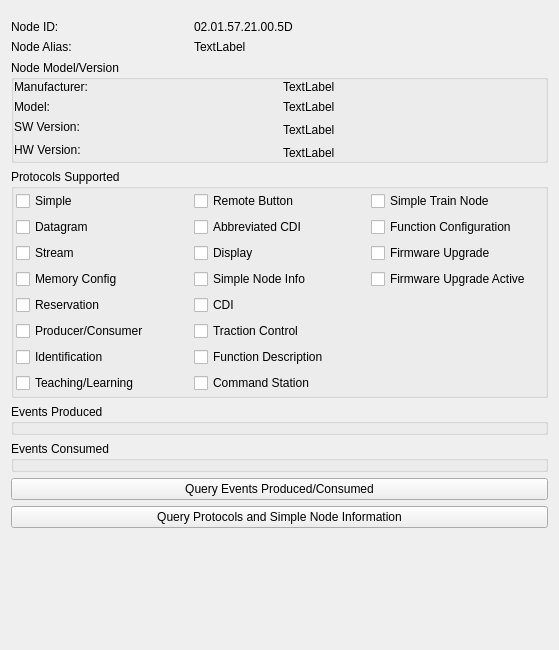
<?xml version="1.0" encoding="UTF-8"?>
<ui version="4.0">
 <class>LCCNodeInformation</class>
 <widget class="QWidget" name="LCCNodeInformation">
  <property name="geometry">
   <rect>
    <x>0</x>
    <y>0</y>
    <width>559</width>
    <height>650</height>
   </rect>
  </property>
  <property name="windowTitle">
   <string>Form</string>
  </property>
  <layout class="QVBoxLayout" name="verticalLayout">
   <item>
    <widget class="QWidget" name="widget" native="true">
     <layout class="QGridLayout" name="gridLayout">
      <property name="leftMargin">
       <number>0</number>
      </property>
      <property name="rightMargin">
       <number>0</number>
      </property>
      <property name="bottomMargin">
       <number>0</number>
      </property>
      <item row="0" column="0">
       <widget class="QLabel" name="label_2">
        <property name="text">
         <string>Node ID:</string>
        </property>
       </widget>
      </item>
      <item row="0" column="1" colspan="2">
       <widget class="QLabel" name="id_label">
        <property name="text">
         <string>02.01.57.21.00.5D</string>
        </property>
       </widget>
      </item>
      <item row="1" column="0">
       <widget class="QLabel" name="label_4">
        <property name="text">
         <string>Node Alias:</string>
        </property>
       </widget>
      </item>
      <item row="1" column="1" colspan="2">
       <widget class="QLabel" name="alias_label">
        <property name="text">
         <string>TextLabel</string>
        </property>
       </widget>
      </item>
     </layout>
    </widget>
   </item>
   <item>
    <widget class="QGroupBox" name="groupBox_2">
     <property name="title">
      <string>Node Model/Version</string>
     </property>
     <layout class="QGridLayout" name="gridLayout_3">
      <property name="leftMargin">
       <number>0</number>
      </property>
      <property name="topMargin">
       <number>0</number>
      </property>
      <property name="rightMargin">
       <number>0</number>
      </property>
      <property name="bottomMargin">
       <number>0</number>
      </property>
      <item row="0" column="0">
       <widget class="QLabel" name="label">
        <property name="text">
         <string>Manufacturer:</string>
        </property>
       </widget>
      </item>
      <item row="0" column="1">
       <widget class="QLabel" name="manufacturerLabel">
        <property name="text">
         <string>TextLabel</string>
        </property>
       </widget>
      </item>
      <item row="1" column="0">
       <widget class="QLabel" name="label_3">
        <property name="text">
         <string>Model:</string>
        </property>
       </widget>
      </item>
      <item row="1" column="1">
       <widget class="QLabel" name="modelLabel">
        <property name="text">
         <string>TextLabel</string>
        </property>
       </widget>
      </item>
      <item row="2" column="0">
       <widget class="QLabel" name="label_5">
        <property name="text">
         <string>SW Version:</string>
        </property>
       </widget>
      </item>
      <item row="2" column="1" rowspan="2">
       <widget class="QLabel" name="swVersionLabel">
        <property name="text">
         <string>TextLabel</string>
        </property>
       </widget>
      </item>
      <item row="3" column="0" rowspan="2">
       <widget class="QLabel" name="label_6">
        <property name="text">
         <string>HW Version:</string>
        </property>
       </widget>
      </item>
      <item row="4" column="1">
       <widget class="QLabel" name="hwVersionLabel">
        <property name="text">
         <string>TextLabel</string>
        </property>
       </widget>
      </item>
     </layout>
    </widget>
   </item>
   <item>
    <widget class="QGroupBox" name="groupBox">
     <property name="title">
      <string>Protocols Supported</string>
     </property>
     <layout class="QGridLayout" name="gridLayout_2">
      <property name="leftMargin">
       <number>2</number>
      </property>
      <property name="topMargin">
       <number>2</number>
      </property>
      <property name="rightMargin">
       <number>2</number>
      </property>
      <property name="bottomMargin">
       <number>2</number>
      </property>
      <item row="4" column="0">
       <widget class="QCheckBox" name="reservation">
        <property name="text">
         <string>Reservation</string>
        </property>
       </widget>
      </item>
      <item row="7" column="0">
       <widget class="QCheckBox" name="teachingLearning">
        <property name="text">
         <string>Teaching/Learning</string>
        </property>
       </widget>
      </item>
      <item row="2" column="2">
       <widget class="QCheckBox" name="firmwareUpgrade">
        <property name="text">
         <string>Firmware Upgrade</string>
        </property>
        <property name="checkable">
         <bool>true</bool>
        </property>
       </widget>
      </item>
      <item row="1" column="2">
       <widget class="QCheckBox" name="functionConfiguration">
        <property name="text">
         <string>Function Configuration</string>
        </property>
        <property name="checkable">
         <bool>true</bool>
        </property>
       </widget>
      </item>
      <item row="2" column="1">
       <widget class="QCheckBox" name="display">
        <property name="text">
         <string>Display</string>
        </property>
       </widget>
      </item>
      <item row="0" column="1">
       <widget class="QCheckBox" name="remoteButton">
        <property name="text">
         <string>Remote Button</string>
        </property>
       </widget>
      </item>
      <item row="1" column="0">
       <widget class="QCheckBox" name="datagram">
        <property name="text">
         <string>Datagram</string>
        </property>
       </widget>
      </item>
      <item row="6" column="1">
       <widget class="QCheckBox" name="functionDescription">
        <property name="text">
         <string>Function Description</string>
        </property>
       </widget>
      </item>
      <item row="0" column="0">
       <widget class="QCheckBox" name="simpleProtocol">
        <property name="mouseTracking">
         <bool>false</bool>
        </property>
        <property name="focusPolicy">
         <enum>Qt::NoFocus</enum>
        </property>
        <property name="text">
         <string>Simple</string>
        </property>
       </widget>
      </item>
      <item row="5" column="0">
       <widget class="QCheckBox" name="producerConsumer">
        <property name="text">
         <string>Producer/Consumer</string>
        </property>
       </widget>
      </item>
      <item row="3" column="1">
       <widget class="QCheckBox" name="simpleNodeInfo">
        <property name="text">
         <string>Simple Node Info</string>
        </property>
       </widget>
      </item>
      <item row="3" column="2">
       <widget class="QCheckBox" name="firmwareUpgradeActive">
        <property name="text">
         <string>Firmware Upgrade Active</string>
        </property>
        <property name="checkable">
         <bool>true</bool>
        </property>
       </widget>
      </item>
      <item row="5" column="1">
       <widget class="QCheckBox" name="tractionControl">
        <property name="text">
         <string>Traction Control</string>
        </property>
       </widget>
      </item>
      <item row="3" column="0">
       <widget class="QCheckBox" name="memoryConfig">
        <property name="text">
         <string>Memory Config</string>
        </property>
       </widget>
      </item>
      <item row="6" column="0">
       <widget class="QCheckBox" name="identification">
        <property name="text">
         <string>Identification</string>
        </property>
       </widget>
      </item>
      <item row="1" column="1">
       <widget class="QCheckBox" name="abbreviatedCDI">
        <property name="text">
         <string>Abbreviated CDI</string>
        </property>
       </widget>
      </item>
      <item row="7" column="1">
       <widget class="QCheckBox" name="commandStation">
        <property name="text">
         <string>Command Station</string>
        </property>
       </widget>
      </item>
      <item row="2" column="0">
       <widget class="QCheckBox" name="stream">
        <property name="text">
         <string>Stream</string>
        </property>
       </widget>
      </item>
      <item row="0" column="2">
       <widget class="QCheckBox" name="simpleTrainNode">
        <property name="text">
         <string>Simple Train Node</string>
        </property>
       </widget>
      </item>
      <item row="4" column="1">
       <widget class="QCheckBox" name="CDI">
        <property name="text">
         <string>CDI</string>
        </property>
       </widget>
      </item>
     </layout>
    </widget>
   </item>
   <item>
    <widget class="QGroupBox" name="eventsProducedGroup">
     <property name="title">
      <string>Events Produced</string>
     </property>
    </widget>
   </item>
   <item>
    <widget class="QGroupBox" name="eventsConsumedGroup">
     <property name="title">
      <string>Events Consumed</string>
     </property>
    </widget>
   </item>
   <item>
    <widget class="QPushButton" name="queryEventsProducedConsumed">
     <property name="text">
      <string>Query Events Produced/Consumed</string>
     </property>
    </widget>
   </item>
   <item>
    <widget class="QPushButton" name="queryProtocolsSimpleNode">
     <property name="text">
      <string>Query Protocols and Simple Node Information</string>
     </property>
    </widget>
   </item>
   <item>
    <spacer name="verticalSpacer">
     <property name="orientation">
      <enum>Qt::Vertical</enum>
     </property>
     <property name="sizeHint" stdset="0">
      <size>
       <width>20</width>
       <height>40</height>
      </size>
     </property>
    </spacer>
   </item>
  </layout>
 </widget>
 <resources/>
 <connections/>
</ui>
